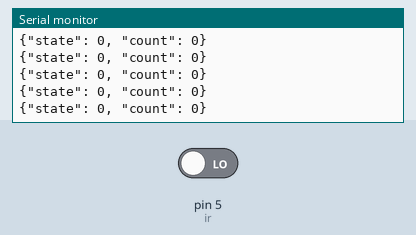
This sketch was run on a simulated Arduino Uno, built with avr-gcc and run on an emulated ATmega328P. On the bench: the last lines printed to the serial monitor. Inputs (shaded band) come from the test bench; at power-on: pin 5 (ir) LOW.

Above: at 1.2 s.
1.3 s: pin 5 (ir) driven HIGH
At 2.2 s:
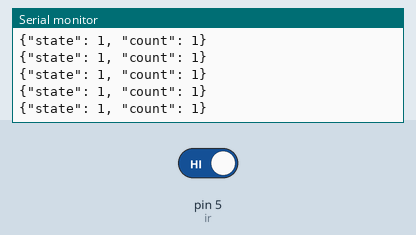
4.3 s: pin 5 (ir) driven LOW
At 4.9 s:
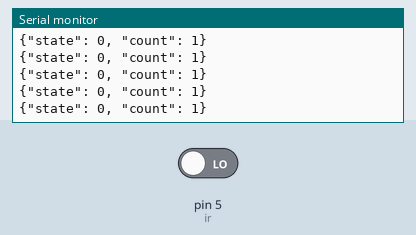

The sketch:

IR_counter.ino
```cpp
const int ir=5;
int counter=0;
int flag = 0;
void setup() {
  // put your setup code here, to run once:
  pinMode(ir, INPUT);
  Serial.begin(9600);
}

void loop() {
  // put your main code here, to run repeatedly:
  //Serial.println(digitalRead(ir));

  if(int(digitalRead(ir))==1){
    if (!flag){
      flag = 1;
      counter++;
    }
  }
  else {
    flag = 0;
  }

  String state = "{";

  state += "\"state\": " + String(int(digitalRead(ir))) + ", ";
  state += "\"count\": " + String(counter) + "}";
  //Serial.print(digitalRead(ir));
  Serial.println(state);
  //delay(100);
}
```

Measured:
- after the input at 1.3 s, the serial monitor: prints a new line after 0.08 s (image 1)
- after the input at 4.3 s, the serial monitor: prints a new line after 0.08 s (image 2)
